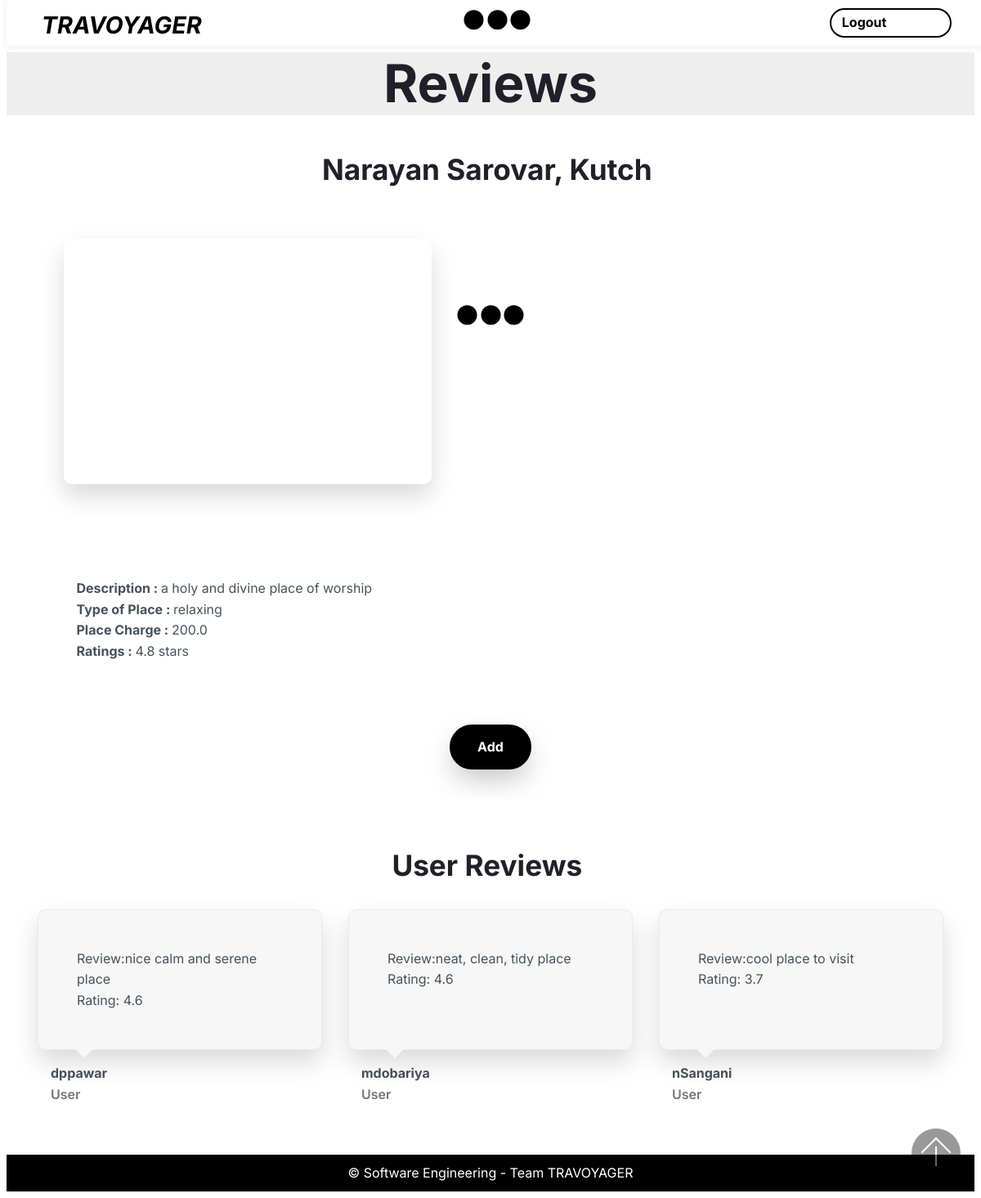
The app's page /placeExplore/18/18, older data.
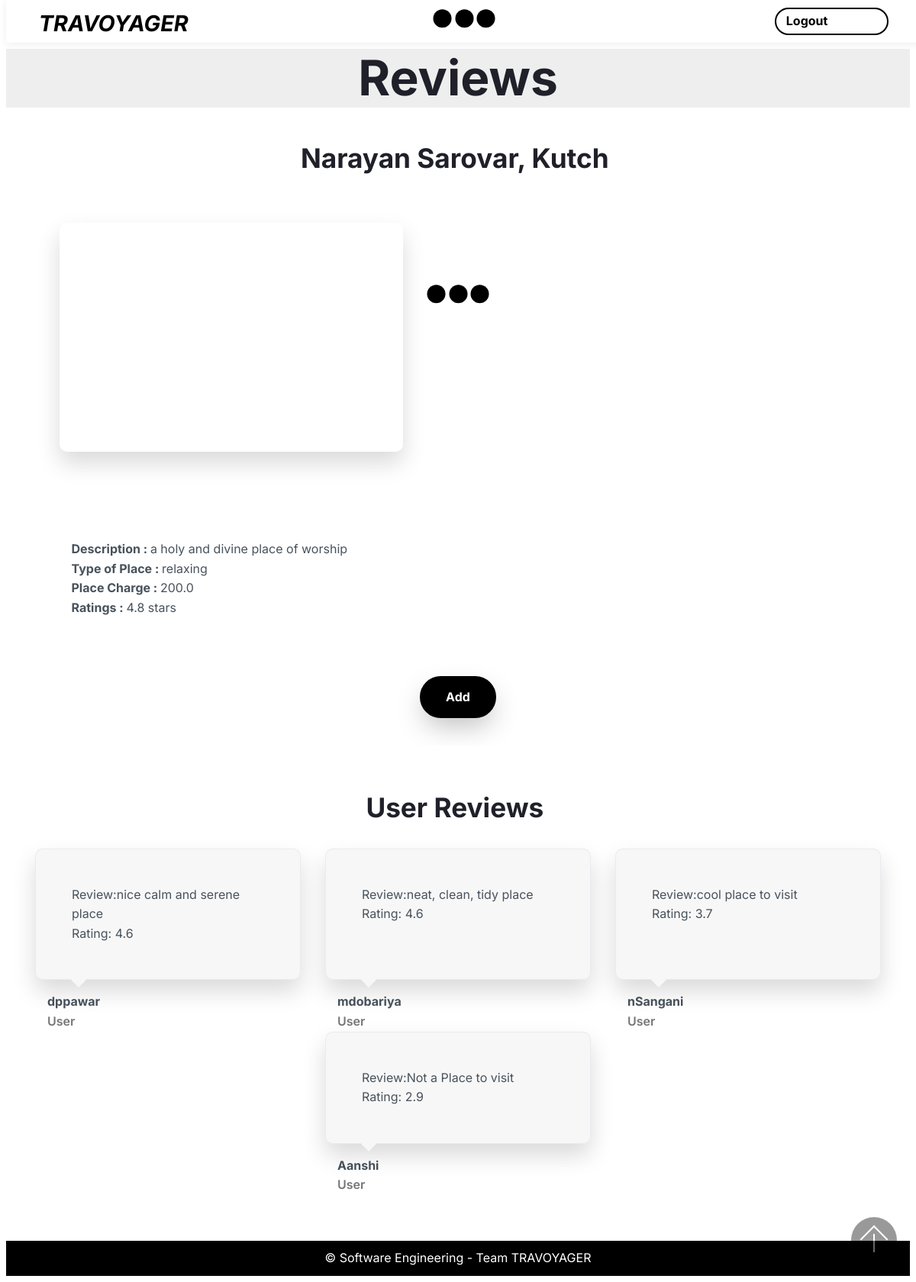
The same page, newer data.
### travel/models.py (models this page shows, shortened)
class Place_Image(models.Model):
    place_id=models.ForeignKey(Place,default=1,on_delete=models.SET_DEFAULT)
    image_of_place=models.CharField(max_length=1000)

class Place_Review(models.Model):
    place_id=models.ForeignKey(Place,default=1,on_delete=models.SET_DEFAULT)
    user_id=models.ForeignKey(User,default=1,on_delete=models.SET_DEFAULT)
    review_place=models.TextField(max_length=1000,null=True)
    rate_place=models.FloatField()
    class Meta:
        unique_together = (("user_id", "place_id"))

class User(models.Model):
    username = models.CharField(max_length=200,unique=True)
    password = models.CharField(max_length=15)
    email = models.EmailField(unique=True)
    contact = models.IntegerField()
    gender = models.CharField(max_length=1)
    dob = models.DateField()

### travel/views.py (the view)
# urls.py: path('placeExplore/<int:pk>/<int:location>', placeExplore, name='placeExplore'),
def placeExplore(request, pk, location):
    place_obj = Place.objects.get(place_id=pk)
    place_img = Place_Image.objects.filter(place_id=place_obj).all()
    place_review = Place_Review.objects.filter(place_id=place_obj).all()
    context={
        'place_obj':place_obj,
        'place_img':place_img,
        'place_review':place_review,
        'location':location
    }
    return render(request, 'placeExplore.html', context)

### travel/Templates/placeExplore.html (shortened to what the changed rows need)
<!DOCTYPE html>
<html amp >
<head>
</head>
<body>
<section class="mbr-section 01 cid-swxdeJQvqo" id="content1-2s">
    <div class="container">
       <div class="mbr-row mbr-jc-c">
           <div class="mbr-col-sm-12 mbr-col-md-10">
               <h2 class="mbr-section-title align-center mbr-fonts-style mbr-bold display-1">Reviews</h2>
           </div>
       </div>
   </div>
</section>
<section class="slider1 slider cid-swBbtT91Qu" id="slider1-38">
    <div class="container">
        <div class="slider-box">
            <amp-carousel class="carousel" height="360" layout="fixed-height" type="carousel">
                {% for obj in place_img %}
            <div class="carousel-img mbr-col-sm-12">
                <amp-img class="mobirise-loader" src="{{obj.image_of_place}}" alt="Mobirise" width="540" height="360" layout="responsive">
                    <div placeholder="" class="placeholder">
                                <div class="mobirise-spinner">
                                    <em></em>
                                    <em></em>
                                    <em></em>
                                </div></div>
                </amp-img>
            </div>
            {% endfor %}
           </amp-carousel>
        </div>
    </div>
</section>
<section class="testimonials1 mbr-section cid-swBbPPo7Tr" id="testimonials1-3a">
    <div class="container">
        <div class="mbr-row mbr-jc-c">
            <div class="mbr-col-sm-12 mbr-col-md-12">
                <h2 class="mbr-section-title mbr-fonts-style mbr-bold align-center mbr-pb-4 display-2">User Reviews&nbsp;</h2>
            </div>
            {% for obj in place_review %}
            <div class="card mbr-col-sm-12 mbr-col-md-6 mbr-flex mbr-column mbr-col-lg-4 md-pb">
                <div class="card-wrapper mbr-p-5">
                    <p class="mbr-text mbr-fonts-style align-left display-4">
                        Review:{{obj.review_place}}<br>
                        Rating: {{obj.rate_place}}<br>
                    </p>
                </div>
                <div class="signature mbr-pt-2 mbr-px-2">
                    <div class="author-name mbr-fonts-style mbr-bold display-7">
                        {{obj.user_id.username}}
                    </div>
                    <div class="author-title mbr-semibold mbr-fonts-style display-4">
                        User
                    </div>
                </div>
            </div>
            {% endfor %}
        </div>
    </div>
</section>
  <button id="scrollToTopButton" on="tap:top-page.scrollTo(duration=200)">                                         <a class="scroll-to-top-arrow"></a>                                     </button></body>
</html>

Row changes from the older to the newer data that the page shows:
added Place_Review: review_place "Not a Place to visit", rate_place "2.9", user_id.username "Aanshi"
